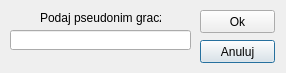
<?xml version="1.0" encoding="UTF-8"?>
<ui version="4.0">
 <class>DialogPodajNickGracza</class>
 <widget class="QDialog" name="DialogPodajNickGracza">
  <property name="windowModality">
   <enum>Qt::WindowModal</enum>
  </property>
  <property name="geometry">
   <rect>
    <x>0</x>
    <y>0</y>
    <width>286</width>
    <height>73</height>
   </rect>
  </property>
  <property name="windowTitle">
   <string>Zaproś Gracza</string>
  </property>
  <property name="modal">
   <bool>true</bool>
  </property>
  <widget class="QLabel" name="labelPseudonim">
   <property name="geometry">
    <rect>
     <x>40</x>
     <y>10</y>
     <width>121</width>
     <height>16</height>
    </rect>
   </property>
   <property name="text">
    <string>Podaj pseudonim gracza</string>
   </property>
   <property name="buddy">
    <cstring>lineEdit</cstring>
   </property>
  </widget>
  <widget class="QLineEdit" name="lineEdit">
   <property name="geometry">
    <rect>
     <x>10</x>
     <y>30</y>
     <width>181</width>
     <height>20</height>
    </rect>
   </property>
   <property name="maxLength">
    <number>20</number>
   </property>
  </widget>
  <widget class="QPushButton" name="buttonOk">
   <property name="geometry">
    <rect>
     <x>200</x>
     <y>40</y>
     <width>75</width>
     <height>23</height>
    </rect>
   </property>
   <property name="text">
    <string>Anuluj</string>
   </property>
  </widget>
  <widget class="QPushButton" name="buttonAnuluj">
   <property name="geometry">
    <rect>
     <x>200</x>
     <y>10</y>
     <width>75</width>
     <height>23</height>
    </rect>
   </property>
   <property name="text">
    <string>Ok</string>
   </property>
  </widget>
 </widget>
 <tabstops>
  <tabstop>lineEdit</tabstop>
  <tabstop>buttonAnuluj</tabstop>
  <tabstop>buttonOk</tabstop>
 </tabstops>
 <resources/>
 <connections>
  <connection>
   <sender>buttonAnuluj</sender>
   <signal>clicked()</signal>
   <receiver>DialogPodajNickGracza</receiver>
   <slot>accept()</slot>
   <hints>
    <hint type="sourcelabel">
     <x>214</x>
     <y>29</y>
    </hint>
    <hint type="destinationlabel">
     <x>157</x>
     <y>60</y>
    </hint>
   </hints>
  </connection>
  <connection>
   <sender>buttonOk</sender>
   <signal>clicked()</signal>
   <receiver>DialogPodajNickGracza</receiver>
   <slot>reject()</slot>
   <hints>
    <hint type="sourcelabel">
     <x>237</x>
     <y>58</y>
    </hint>
    <hint type="destinationlabel">
     <x>175</x>
     <y>55</y>
    </hint>
   </hints>
  </connection>
 </connections>
</ui>
